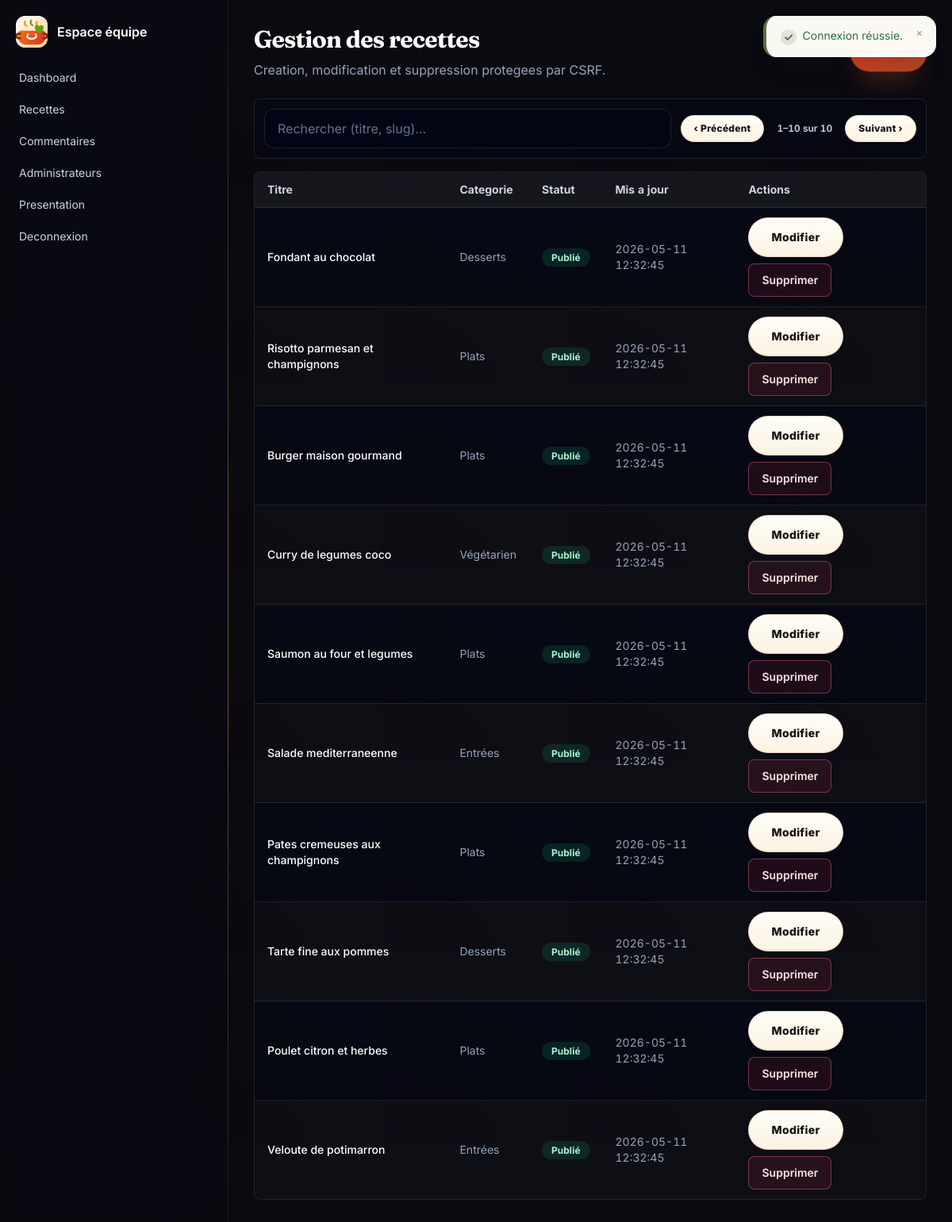
Page /admin/recipes/index.php (signed in) on the committed database.
### tables this page shows
CREATE TABLE IF NOT EXISTS recipes (
  id INT AUTO_INCREMENT PRIMARY KEY,
  title VARCHAR(150) NOT NULL,
  slug VARCHAR(180) NOT NULL UNIQUE,
  short_description VARCHAR(300) NOT NULL,
  description TEXT NOT NULL,
  ingredients TEXT NOT NULL,
  preparation_steps TEXT NOT NULL,
  image_path VARCHAR(255) NULL,
  category VARCHAR(40) NOT NULL DEFAULT 'plats',
  status ENUM('draft', 'published', 'archived') NOT NULL DEFAULT 'draft',
  published_at DATETIME NULL,
  view_count INT UNSIGNED NOT NULL DEFAULT 0,
  created_at DATETIME NOT NULL DEFAULT CURRENT_TIMESTAMP,
  updated_at DATETIME NOT NULL DEFAULT CURRENT_TIMESTAMP ON UPDATE CURRENT_TIMESTAMP,
  INDEX idx_recipes_slug (slug),
  INDEX idx_recipes_public (status, category, published_at)
);

### public/admin/recipes/index.php (called while the page is built)
<?php require __DIR__ . '/../../../admin/recipes/index.php';

### app/config/database.php (called while the page is built, shortened)
<?php
function db(): PDO
{
    $host = env_value('DB_HOST', '127.0.0.1');
    $port = env_value('DB_PORT', '3306');
    $name = env_value('DB_NAME', 'secure_recipes_greta92');
    $user = env_value('DB_USER', 'root');
    $password = env_value('DB_PASSWORD', '');
    $dsn = "mysql:host={$host};port={$port};dbname={$name};charset=utf8mb4";
    $pdo = new PDO($dsn, (string) $user, (string) $password, [
        PDO::ATTR_ERRMODE => PDO::ERRMODE_EXCEPTION,
        PDO::ATTR_DEFAULT_FETCH_MODE => PDO::FETCH_ASSOC,
        PDO::ATTR_EMULATE_PREPARES => false,
    ]);
    return $pdo;
}

### app/repositories/RecipeRepository.php (called while the page is built, shortened)
<?php
final class RecipeRepository
{
    public function all(): array
    {
        $stmt = $this->pdo->prepare('SELECT * FROM recipes ORDER BY created_at DESC, id DESC');
        $stmt->execute();
        return $stmt->fetchAll();
    }
}

### admin/recipes/index.php (the view, shortened to what this page needs)
<?php
require_once BASE_PATH . '/app/config/database.php';
require_once BASE_PATH . '/app/repositories/RecipeRepository.php';
$recipes = [];
$error = null;
try {
    $recipes = (new RecipeRepository(db()))->all();
} catch (Throwable $exception) {
    $error = 'Base de donnees indisponible.';
}
?>
<div class="mb-6 flex flex-col gap-3 sm:flex-row sm:items-center sm:justify-between">
    <div>
        <h1 class="text-3xl font-bold text-white">Gestion des recettes</h1>
        <p class="mt-2 text-slate-400">Creation, modification et suppression protegees par CSRF.</p>
    </div>
    <a class="btn-primary" href="/admin/recipes/create.php">Creer</a>
</div>
<?php if ($error): ?>
    <div class="panel-card p-5 text-amber-100"><?= e($error) ?></div>
<?php else: ?>
    <div class="mb-4 flex flex-wrap items-center gap-3 rounded-lg border border-white/10 bg-slate-950/40 p-3" data-table-toolbar="recipes">
        <label class="relative flex-1 min-w-[220px]">
            <input class="field" type="search" placeholder="Rechercher (titre, slug)..." data-table-search>
        </label>
        <div class="flex items-center gap-2 text-xs font-semibold text-slate-400">
            <button type="button" class="btn-secondary !px-4 !py-2 !text-xs" data-table-prev aria-label="Page précédente">‹ Précédent</button>
            <span data-table-indicator class="tabular px-2 text-slate-300">—</span>
            <button type="button" class="btn-secondary !px-4 !py-2 !text-xs" data-table-next aria-label="Page suivante">Suivant ›</button>
        </div>
    </div>
    <div class="overflow-hidden rounded-lg border border-white/10">
        <table class="w-full min-w-[760px] divide-y divide-white/10 text-left text-sm" data-table="recipes" data-page-size="10">
            <thead class="bg-white/5 text-slate-300">
                <tr><th class="px-4 py-3">Titre</th><th class="px-4 py-3">Categorie</th><th class="px-4 py-3">Statut</th><th class="px-4 py-3">Mis a jour</th><th class="px-4 py-3">Actions</th></tr>
            </thead>
            <tbody class="divide-y divide-white/10">
                <?php foreach ($recipes as $recipe): ?>
                    <tr class="bg-slate-950/40" data-search="<?= e($recipe['title'] . ' ' . $recipe['slug'] . ' ' . ($recipe['category'] ?? '') . ' ' . ($recipe['status'] ?? '')) ?>">
                        <td class="px-4 py-3 font-medium text-white"><?= e($recipe['title']) ?></td>
                        <td class="px-4 py-3 text-slate-400"><?= e(recipe_category_label($recipe['category'] ?? null)) ?></td>
                        <td class="px-4 py-3">
                            <span class="rounded-full px-3 py-1 text-xs font-bold <?= ($recipe['status'] ?? '') === 'published' ? 'bg-emerald-500/15 text-emerald-200' : (($recipe['status'] ?? '') === 'archived' ? 'bg-slate-500/20 text-slate-300' : 'bg-amber-500/15 text-amber-200') ?>">
                                <?= e(recipe_statuses()[$recipe['status'] ?? 'draft'] ?? 'Brouillon') ?>
                            </span>
                        </td>
                        <td class="px-4 py-3 text-slate-400"><?= e($recipe['updated_at']) ?></td>
                        <td class="px-4 py-3">
                            <div class="flex flex-wrap gap-2">
                                <a class="btn-secondary" href="/admin/recipes/edit.php?id=<?= e($recipe['id']) ?>">Modifier</a>
                                <form method="post" action="/admin/recipes/delete.php" data-confirm="Êtes-vous sûr de vouloir supprimer définitivement la recette « <?= e($recipe['title']) ?> » ? Cette action est irréversible.">
                                    <button class="btn-danger" type="submit">Supprimer</button>
                                </form>
                            </div>
                        </td>
                    </tr>
                <?php endforeach; ?>
            </tbody>
        </table>
    </div>
<?php endif; ?>

### rows in the picture
recipes: title "Fondant au chocolat", category "Desserts", status "Publié", updated_at "2026-05-11 12:32:45"
recipes: title "Risotto parmesan et champignons", category "Plats", status "Publié", updated_at "2026-05-11 12:32:45"
recipes: title "Burger maison gourmand", category "Plats", status "Publié", updated_at "2026-05-11 12:32:45"
recipes: title "Curry de legumes coco", category "Végétarien", status "Publié", updated_at "2026-05-11 12:32:45"
recipes: title "Saumon au four et legumes", category "Plats", status "Publié", updated_at "2026-05-11 12:32:45"
recipes: title "Salade mediterraneenne", category "Entrées", status "Publié", updated_at "2026-05-11 12:32:45"
recipes: title "Pates cremeuses aux champignons", category "Plats", status "Publié", updated_at "2026-05-11 12:32:45"
recipes: title "Tarte fine aux pommes", category "Desserts", status "Publié", updated_at "2026-05-11 12:32:45"
recipes: title "Poulet citron et herbes", category "Plats", status "Publié", updated_at "2026-05-11 12:32:45"
recipes: title "Veloute de potimarron", category "Entrées", status "Publié", updated_at "2026-05-11 12:32:45"

### other values in the picture
$message "Connexion réussie."
